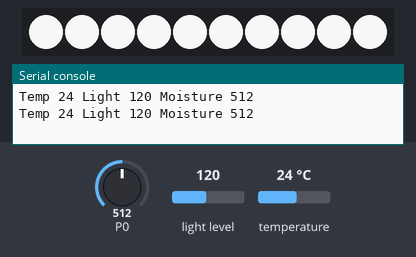
A program run on a simulated BBC micro:bit running MicroPython. On the bench: 10 RGB LEDs in strip order, left to right, the last lines printed to the serial console. The inputs (shaded band) are chosen by the test bench; at power-on: light level 120, P0 = 512, temperature 24 °C (analog values on the 0–1023 scale). Dim RGB values are drawn brighter than linear.

Above: at 1.2 s.
1.3 s: light level set to 64
At 2.3 s:
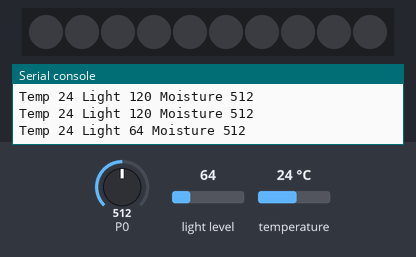
3.5 s: light level set to 5
At 5.2 s:
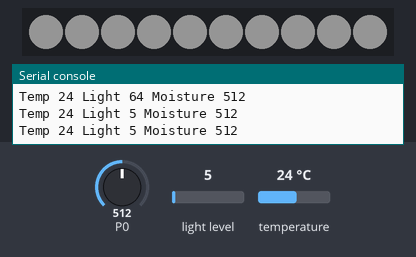
5.5 s: light level set to 128
Timing chart, 0 to 8.5 s (numbered marks = the images above; inputs shaded):
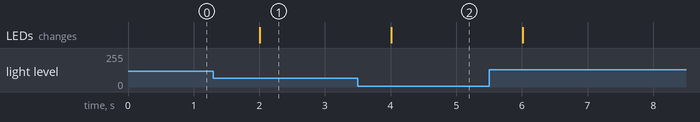

Measured:
- after the input at 1.3 s, the LEDs: change after 0.70 s (image 1)
- after the input at 3.5 s, the LEDs: change after 0.51 s (image 2)

The program:

serial-data-collection-neopixel.py
```python
# Imports go at the top
from microbit import *
import neopixel

np = neopixel.NeoPixel(pin1, 10)

np.clear()

# Code in a 'while True:' loop repeats forever
while True:
    moisture = pin0.read_analog()
    light_ambient = display.read_light_level()
    temp = temperature()

    np.fill((int(light_ambient*1023/255), int(light_ambient*1023/255), int(light_ambient*1023/255)))
    np.show()

    print("Temp", temp, "Light", light_ambient, "Moisture", moisture)
    sleep(1000)
```
